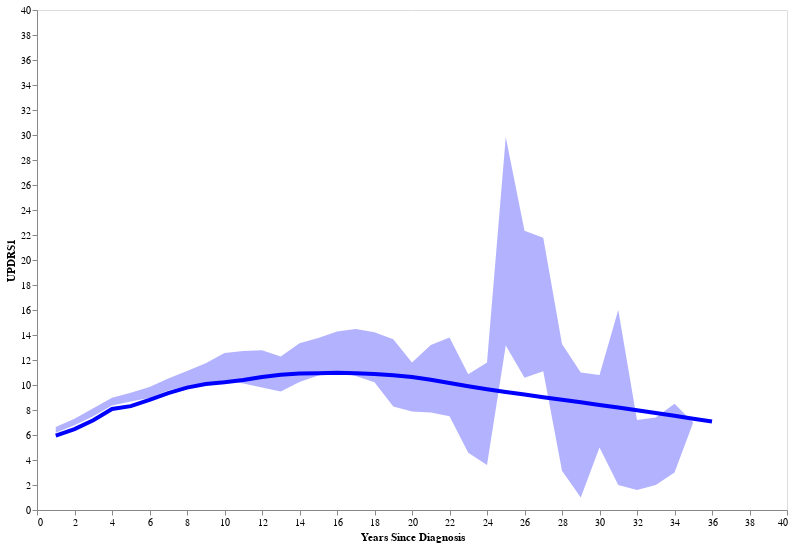

The notebook cell this image was saved under:
### Markdown cell above
# Code for Creating Line Plots

### Code cell
from google.colab import drive
import streamlit as st
import pandas as pd
import numpy as np
import datetime as dt
import glob
import os
import altair as alt
import plotly.graph_objects as go
import plotly.express as px

drive.mount('/content/gdrive')
datafolder = f'/content/gdrive/MyDrive/Hackathon/data'
workfolder = f'/content/gdrive/MyDrive/Hackathon/'

os.chdir(workfolder)\

#Before a new variable is must be first added to this list of valid columns
cols = ["participant_id","visit_name","sex","Phenotype","hoehn_and_yahr_stage","mds_updrs_part_i_summary_score",
        "mds_updrs_part_ii_summary_score","mds_updrs_part_iii_summary_score","mds_updrs_part_iv_summary_score",
        "age_at_baseline","age_at_diagnosis","date_visit","date_baseline"]

d = pd.DataFrame()
#Reads all files in the datafolder and combines them into one dataset
for file in glob.glob(f'{datafolder}/*.csv'):
  dt = pd.read_csv(file)
  dt = dt.loc[:,(dt.columns.isin(cols))]
  d = d.append(dt)

#Renames column names to be more user friendly
d = d.rename({"hoehn_and_yahr_stage" : "HY","mds_updrs_part_i_summary_score" : "UPDRS1",
        "mds_updrs_part_ii_summary_score":"UPDRS2","mds_updrs_part_iii_summary_score":"UPDRS3",
        "mds_updrs_part_iv_summary_score":"UPDRS4"}, axis = 1)

d = d[d.Phenotype == "PD"]

d.loc[:,"BL_durdx"] = d.age_at_baseline - d.age_at_diagnosis
d.loc[:,"daysB"] = d.date_visit - d.date_baseline
d.loc[:,"daysDx"] = (d.daysB + d.BL_durdx * 365.25).round(2)
d.loc[:,"yearsDx"] = (d.daysDx / 365.25).round(0)

yearsDx = "Years Since Diagnosis"

d = d[(d.yearsDx > 0)]
#slice_width = 2.5

#d.loc[:,"yearsDx"] = (d.yearsDx / slice_width).round(0) * slice_width
d.loc[:,"HY3"] = ["HY<3" if i < 3 
                          else "HY>=3" for i in d.HY]
d.loc[:,"age_bin"] = ["<50" if i < 50
                            else ">50" for i in d.age_at_diagnosis]
var = "UPDRS1"

alt.data_transformers.enable('default', max_rows=None)

source = pd.DataFrame({
              'Years Since Diagnosis': d["yearsDx"],
              'UPDRS1': d["UPDRS1"]
          })

base = alt.Chart(source).mark_circle(opacity=0, color='black'

          ).encode(
              alt.X('Years Since Diagnosis:Q',
                    axis=alt.Axis(grid=False)),
              alt.Y('UPDRS1:Q',
                    axis=alt.Axis(grid=False))
          ).properties(width = 750, height = 500)

          # Creating 95 CI
band = alt.Chart(source).mark_errorband(extent='ci', color ='blue').encode(
              alt.X('Years Since Diagnosis:Q',
                    axis=alt.Axis(grid=False)),
              alt.Y('UPDRS1:Q',
                    axis=alt.Axis(grid=False)),   
          )

base = base + band + base.transform_loess('Years Since Diagnosis', 'UPDRS1',
                                      groupby=['category']).mark_line(size=4, color="blue")


base

### Figure 1 — Vega-Lite specification as saved in the notebook (floating-point values rounded to 4 significant figures; data arrays with more than 128 entries replaced by an {"elided": "..."} marker saying what was removed)
{"config": {"view": {"continuousWidth": 400, "continuousHeight": 300}}, "layer": [{"mark": {"type": "circle", "color": "black", "opacity": 0}, "encoding": {"x": {"type": "quantitative", "axis": {"grid": false}, "field": "Years Since Diagnosis"}, "y": {"type": "quantitative", "axis": {"grid": false}, "field": "UPDRS1"}}, "height": 500, "width": 750}, {"mark": {"type": "errorband", "color": "blue", "extent": "ci"}, "encoding": {"x": {"type": "quantitative", "axis": {"grid": false}, "field": "Years Since Diagnosis"}, "y": {"type": "quantitative", "axis": {"grid": false}, "field": "UPDRS1"}}}, {"mark": {"type": "line", "color": "blue", "size": 4}, "encoding": {"x": {"type": "quantitative", "axis": {"grid": false}, "field": "Years Since Diagnosis"}, "y": {"type": "quantitative", "axis": {"grid": false}, "field": "UPDRS1"}}, "height": 500, "transform": [{"loess": "UPDRS1", "on": "Years Since Diagnosis", "groupby": ["category"]}], "width": 750}], "data": {"name": "data-6b7eb6d4b716174a6cc8f7df7a4e5101"}, "$schema": "https://vega.github.io/schema/vega-lite/v4.8.1.json", "datasets": {"data-6b7eb6d4b716174a6cc8f7df7a4e5101": {"elided": "23732 records"}}}
